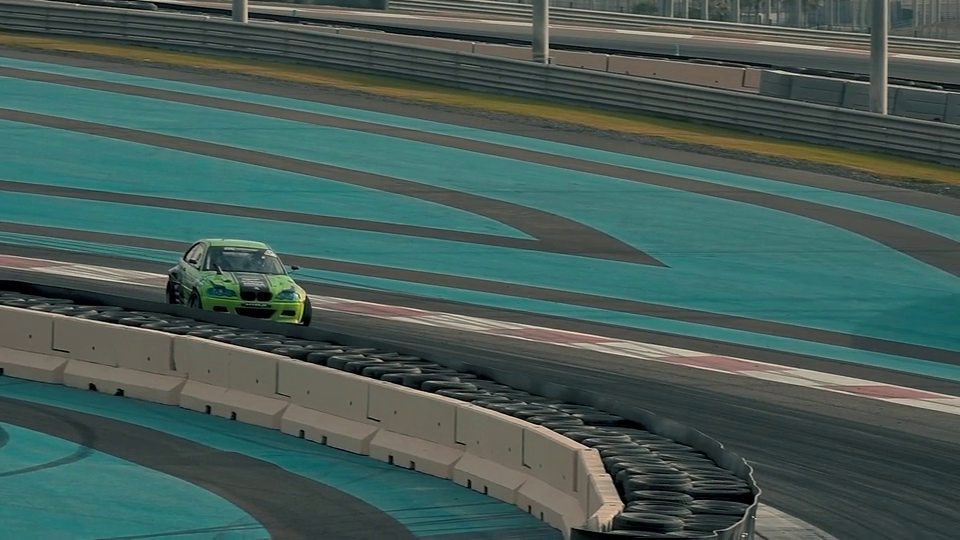
#> input picture frame 56 of face_detection/video/v5.mp4, 960 x 540 px, given in place of v7.mp4, which was not available
$ python o.py
#> lines starting #> are read from the running program, lines starting #| are printed output that depends on the picture
from __future__ import annotations

import argparse
from pathlib import Path

PROJECT_ROOT = Path(__file__).resolve().parents[1]
DEFAULT_VIDEO = PROJECT_ROOT / "video" / "v7.mp4"


def build_parser() -> argparse.ArgumentParser:
    parser = argparse.ArgumentParser(description="Legacy manual ROI MOSSE tracking demo.")
    parser.add_argument("--video", default=str(DEFAULT_VIDEO), help="Path to the input video.")
    parser.add_argument("--window-name", default="frame", help="OpenCV window title.")
    return parser


def tracker_factory():
    if hasattr(cv2, "TrackerMOSSE_create"):
        return cv2.TrackerMOSSE_create
    legacy = getattr(cv2, "legacy", None)
    if legacy is not None and hasattr(legacy, "TrackerMOSSE_create"):
        return legacy.TrackerMOSSE_create
    raise RuntimeError("MOSSE tracker is not available in this OpenCV build.")


def main() -> None:
    global cv2
    import cv2

    args = build_parser().parse_args()
    video_path = Path(args.video).expanduser()
    capture = cv2.VideoCapture(str(video_path))
    if not capture.isOpened():
        raise SystemExit(f"Could not open video: {video_path}")

    ok, frame = capture.read()
#> frame is the input picture: shape (540, 960, 3); mean B, G, R 86.8, 92, 70
    if not ok:
        capture.release()
        raise SystemExit(f"Could not read the first frame from: {video_path}")

    frame = cv2.resize(frame, (1000, 650), interpolation=cv2.INTER_AREA)
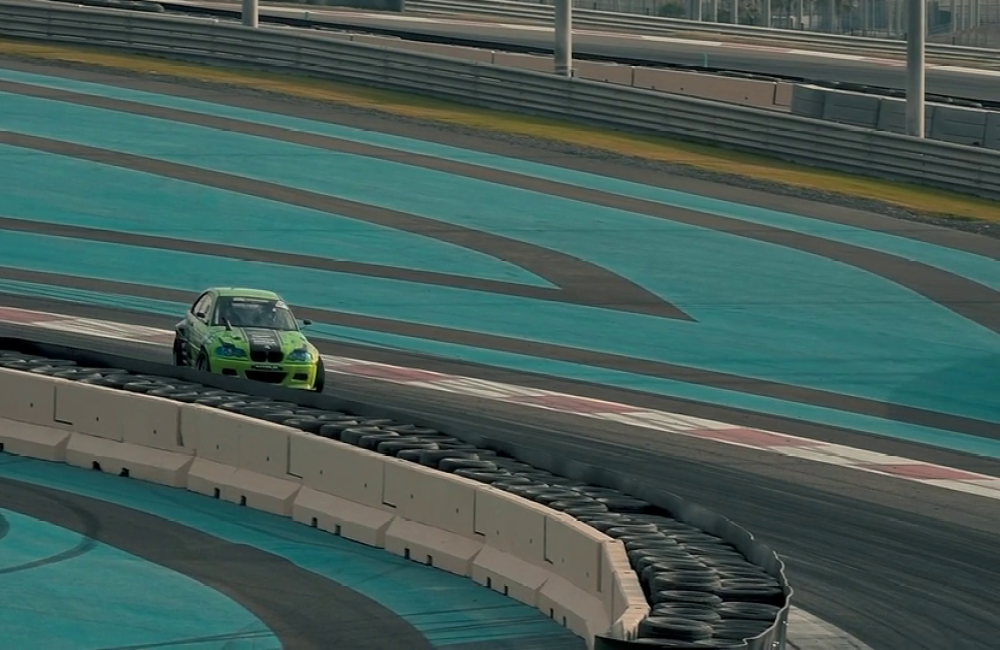
#> frame: shape (650, 1000, 3); mean B, G, R 86.7, 91.9, 69.9
#> (the run stopped early here; a loop or call above may not have finished)

$ run again, starting later in the video
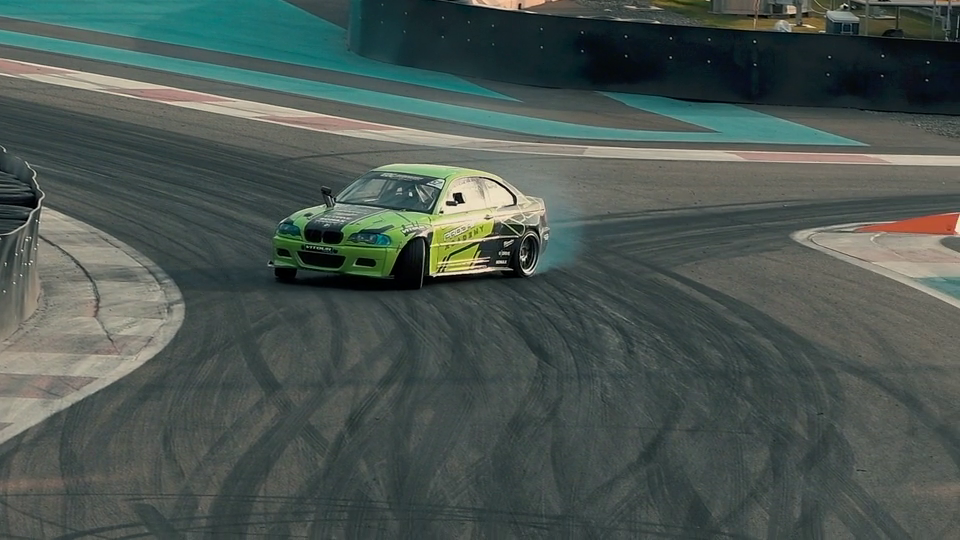
#> input picture frame 252 of face_detection/video/v5.mp4, 960 x 540 px, given in place of v7.mp4, which was not available
#> in main, frame is the input picture: shape (540, 960, 3); mean B, G, R 81.9, 86.8, 75.4
#> in main, `frame = cv2.resize(frame, (1000, 650), interpolation=cv2.INTER_AREA)`:
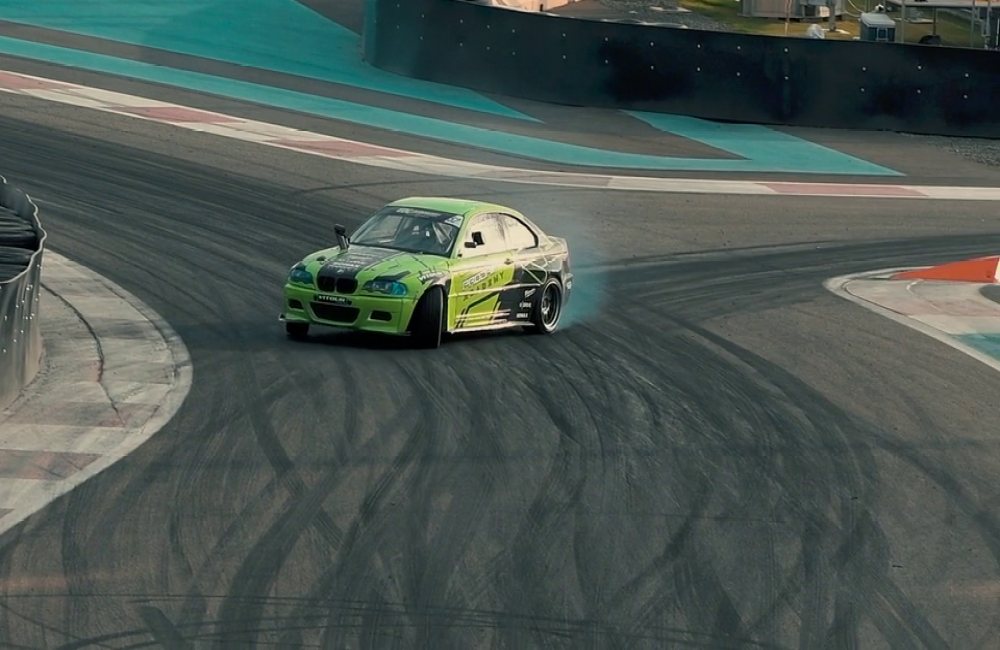
#> frame: shape (650, 1000, 3); mean B, G, R 81.8, 86.7, 75.4

$ run again, starting later in the video
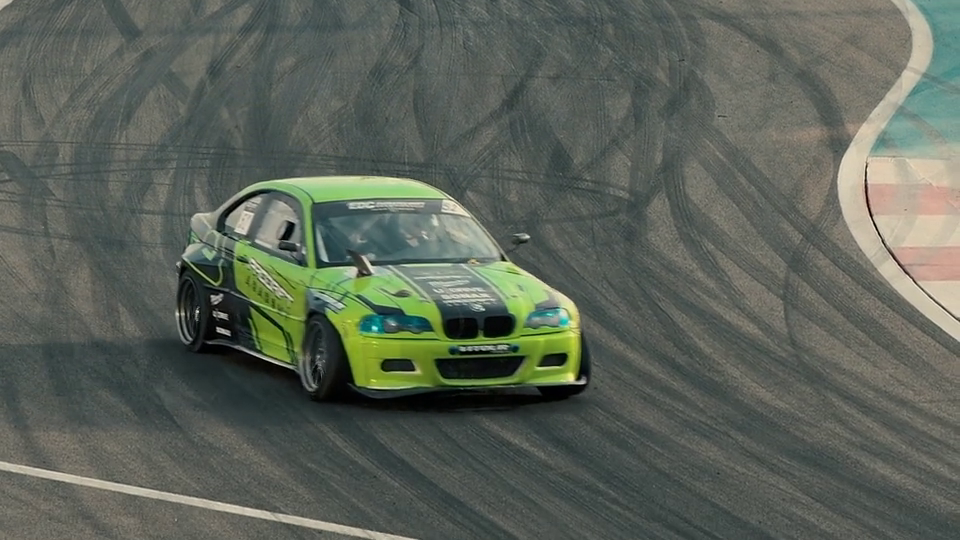
#> input picture frame 448 of face_detection/video/v5.mp4, 960 x 540 px, given in place of v7.mp4, which was not available
#> in main, frame is the input picture: shape (540, 960, 3); mean B, G, R 88.9, 99.1, 92.3
#> in main, `frame = cv2.resize(frame, (1000, 650), interpolation=cv2.INTER_AREA)`:
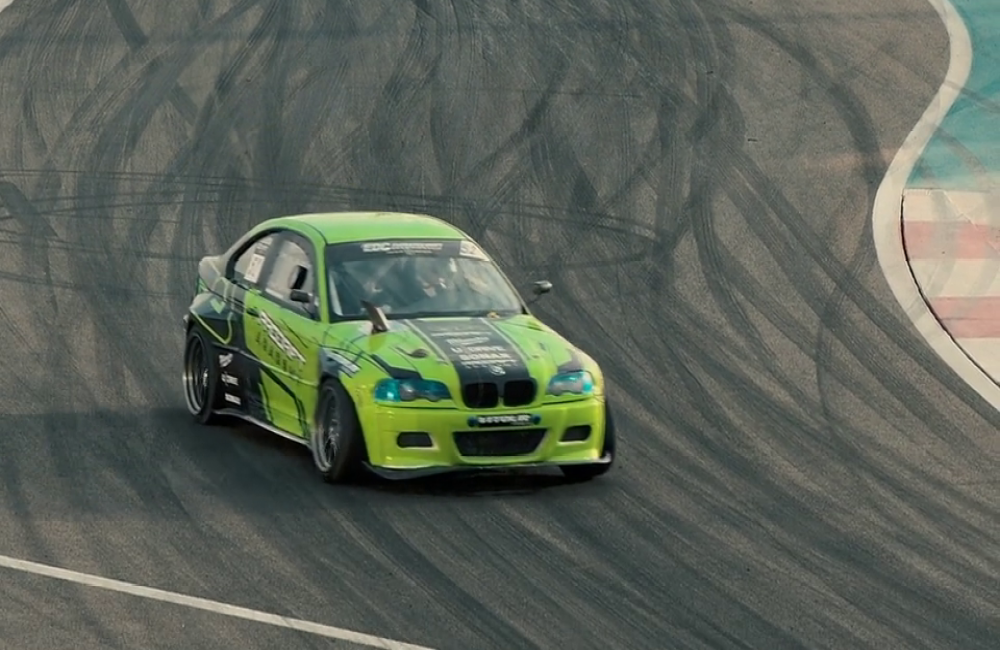
#> frame: shape (650, 1000, 3); mean B, G, R 88.8, 99, 92.2
